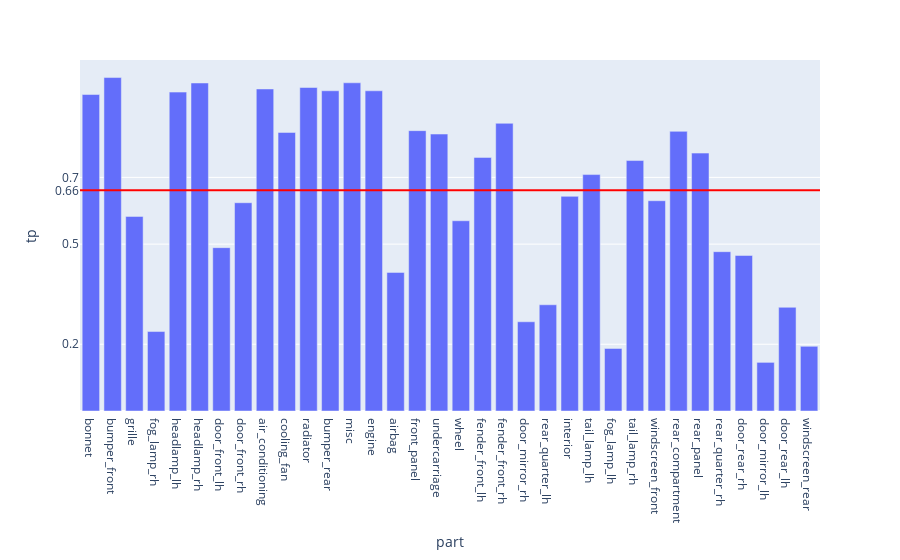

Notebook source saved alongside this figure:
### Code cell
fig = px.bar(evalMetrics, x = 'part', y = 'tp')

fig.add_hline(y=avgTp, line_width=2, line_color="red")

fig.update_layout(
    yaxis = dict(
        tickmode = 'array',
        tickvals = [np.format_float_positional(avgTp, 2), 0.2, 0.5, 0.7],
    )
)
fig

### Figure 1 — Plotly figure (JSON) as saved in the notebook; plotly's stock layout.template omitted (floating-point values rounded to 4 significant figures)
{"data": [{"alignmentgroup": "True", "hovertemplate": "part=%{x}<br>tp=%{y}<extra></extra>", "legendgroup": "", "marker": {"color": "#636efa", "pattern": {"shape": ""}}, "name": "", "offsetgroup": "", "orientation": "v", "showlegend": false, "textposition": "auto", "type": "bar", "x": ["bonnet", "bumper_front", "grille", "fog_lamp_rh", "headlamp_lh", "headlamp_rh", "door_front_lh", "door_front_rh", "air_conditioning", "cooling_fan", "radiator", "bumper_rear", "misc", "engine", "airbag", "front_panel", "undercarriage", "wheel", "fender_front_lh", "fender_front_rh", "door_mirror_rh", "rear_quarter_lh", "interior", "tail_lamp_lh", "fog_lamp_lh", "tail_lamp_rh", "windscreen_front", "rear_compartment", "rear_panel", "rear_quarter_rh", "door_rear_rh", "door_mirror_lh", "door_rear_lh", "windscreen_rear"], "xaxis": "x", "y": [0.9483, 0.9991, 0.583, 0.2381, 0.9555, 0.9828, 0.4894, 0.624, 0.9649, 0.8347, 0.9693, 0.9595, 0.9834, 0.9594, 0.4153, 0.84, 0.8298, 0.57, 0.7599, 0.862, 0.2673, 0.3183, 0.6431, 0.7084, 0.1874, 0.7505, 0.6301, 0.8378, 0.7727, 0.4774, 0.466, 0.1457, 0.3107, 0.1938], "yaxis": "y"}], "layout": {"barmode": "relative", "legend": {"tracegroupgap": 0}, "margin": {"t": 60}, "shapes": [{"line": {"color": "red", "width": 2}, "type": "line", "x0": 0, "x1": 1, "xref": "x domain", "y0": 0.6611, "y1": 0.6611, "yref": "y"}], "xaxis": {"anchor": "y", "domain": [0, 1], "title": {"text": "part"}}, "yaxis": {"anchor": "x", "domain": [0, 1], "tickmode": "array", "tickvals": ["0.66", 0.2, 0.5, 0.7], "title": {"text": "tp"}}}}
